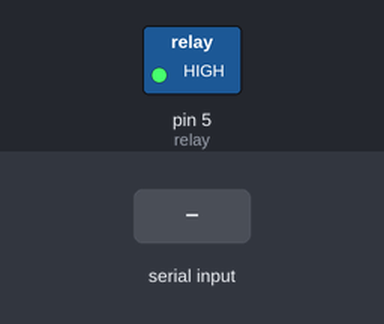
This sketch was run on a simulated Arduino Uno, built with avr-gcc and run on an emulated ATmega328P. On the bench: switched loads named in the sketch (green lamp = pin HIGH). The test bench sets the inputs (shaded band).

Above: at 1.2 s.
1.3 s: "turn on\n" received over Serial
At 1.9 s:
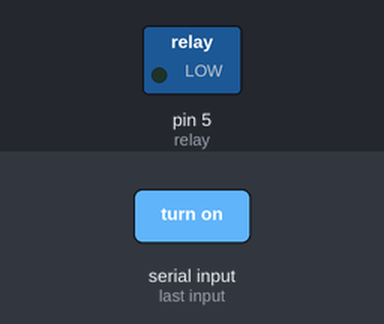
2.8 s: "turn off\n" received over Serial
At 4.2 s:
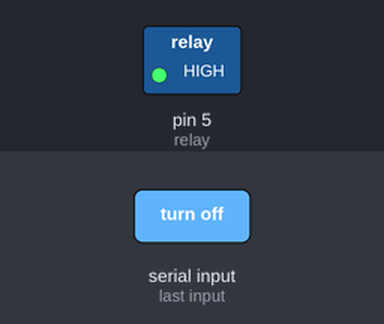
Timing chart, 0 to 5.8 s (numbered marks = the images above; inputs shaded):
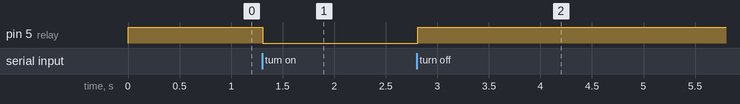

Measured:
- after the input at 1.3 s, pin 5 (relay): HIGH → LOW at once
- after the input at 2.8 s, pin 5 (relay): LOW → HIGH at once

The sketch:

Arduino_Code.ino
```cpp
#define relay 5

void setup() {
  Serial.begin(9600); // Initialize hardware serial interface
  pinMode(relay, OUTPUT);
  digitalWrite(relay, HIGH); // Keeping active-low relay safely OFF at startup
}

void loop() {
  if (Serial.available() > 0) {
    // Read the string until a newline or carriage return character is parsed
    String command = Serial.readStringUntil('\n');
    command.trim(); // Sanitizes white spaces or hidden carriage returns (\r)

    if (command == "turn on") {
      digitalWrite(relay, LOW);   // Relay ON (Low-level active trigger)
    } else if (command == "turn off") {
      digitalWrite(relay, HIGH);  // Relay OFF
    }
  }
}
```
